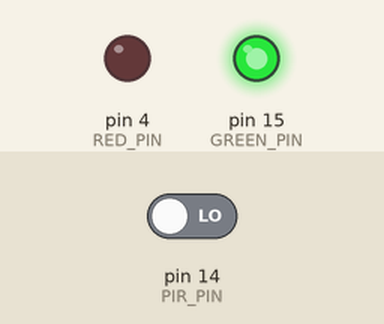
The sketch below on a simulated Arduino Uno, built with avr-gcc and run on an emulated ATmega328P. Shown: output pins drawn as LEDs (lit = HIGH). The test bench sets the inputs (shaded band); at power-on: pin 14 (PIR_PIN) LOW.

Above: at 1.2 s.
1.3 s: pin 14 (PIR_PIN) driven HIGH
At 1.7 s:
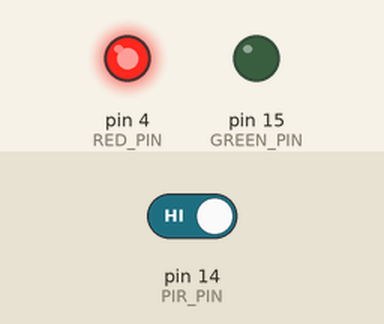
2.8 s: pin 14 (PIR_PIN) driven LOW
At 4.1 s:
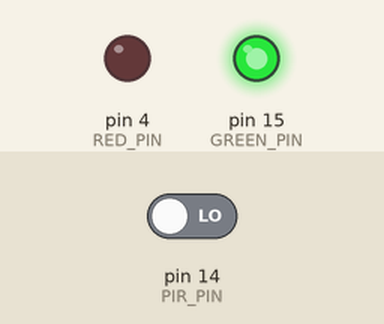
Timing chart, 0 to 5.8 s (numbered marks = the images above; inputs shaded):
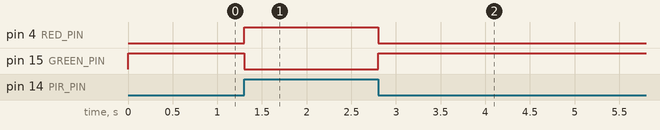

The sketch:

04_PIR.ino
```cpp
const int PIR_PIN = 14;
const int RED_PIN = 4;
const int GREEN_PIN = 15;

void setState(bool motion) {
  digitalWrite(RED_PIN, motion ? HIGH : LOW);
  digitalWrite(GREEN_PIN, motion ? LOW : HIGH);
}

void setup() {
  pinMode(PIR_PIN, INPUT);
  pinMode(RED_PIN, OUTPUT);
  pinMode(GREEN_PIN, OUTPUT);
  setState(false);
}

void loop() {
  bool motion = digitalRead(PIR_PIN) == HIGH;
  setState(motion);
  delay(50);
}
```

Measured:
- after the input at 1.3 s, pin 4 (RED_PIN): LOW → HIGH at once; pin 15 (GREEN_PIN): HIGH → LOW at once
- after the input at 2.8 s, pin 4 (RED_PIN): HIGH → LOW at once; pin 15 (GREEN_PIN): LOW → HIGH at once
